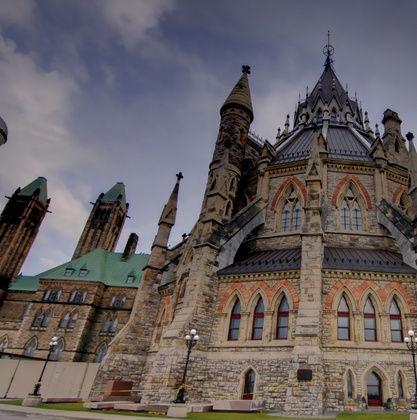
%> input picture codes/parliament/parliament-left.jpg, 417 x 420 px, shrunk from 2556 x 2575 before the run
$ octave a2.m   (GNU Octave 9; MATLAB toolbox functions it lacks are replaced by stand-ins)
%> lines starting %> are read from the running program, lines starting %| are printed output that depends on the picture
### codes/main_PartA.m
function mosaic_partA= main_PartA()

%% Part A
disp('Part A - Running Image Stitching Using Affine');
img1=imread('parliament/parliament-left.jpg');
%> img1 is the input picture: size 420x417x3 uint8; mean R, G, B 103.4, 96.5, 97.7
img2=imread('parliament/parliament-right.jpg');
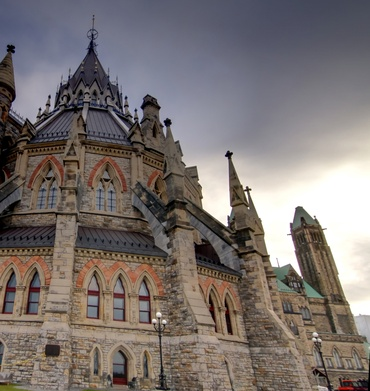
%> input picture codes/parliament/parliament-right.jpg, 370 x 391 px, shrunk from 2266 x 2400 before the run
%> img2 is the input picture: size 391x370x3 uint8; mean R, G, B 122.5, 114.5, 112.1

mosaic_partA = fun_stitching_affine(img1, img2);

end

### codes/fun_stitching_affine.m
function mosaic = fun_stitching_affine(img1, img2)
%% Step 1 : Preprocessing
% make single
addpath('ransac');
tic
figure,
subplot(121),image(img1),title('Left Image '), axis off ;
subplot(122),image(img2),title('Right Image '), axis off ;
img1 = im2single(img1) ;
%> img1: size 420x417x3 single
img2 = im2single(img2) ;
%> img2: size 391x370x3 single
% make grayscale
if size(img1,3) > 1, im1g = rgb2gray(img1) ; else im1g = img1 ; end
%> after `im1g = rgb2gray(img1)`:
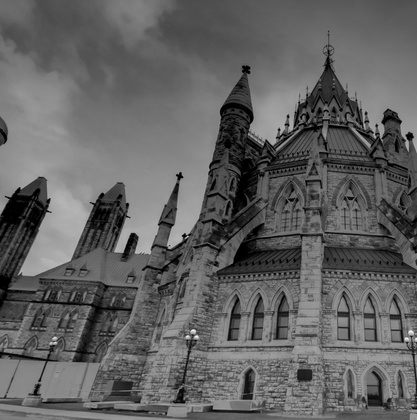
%> im1g: size 420x417 single; min 0, max 0.964, mean 0.387
if size(img2,3) > 1, im2g = rgb2gray(img2) ; else im2g = img2 ; end
%> after `im2g = rgb2gray(img2)`:
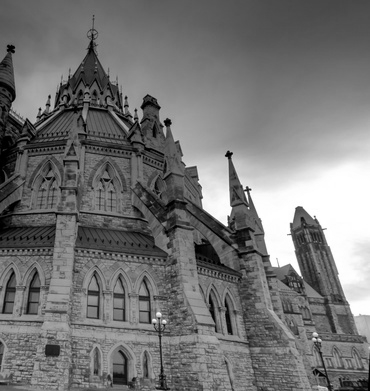
%> im2g: size 391x370 single; min 0, max 1, mean 0.457

input('Step 1 Completed, Press Enter to Go to Step 2 ');
%> the answer given: 1

%%  Step2: Detect keypoints and extract descriptors
%> the run ends on the next line
[frame1,desc1] = vl_sift(im1g) ;
[frame2,desc2] = vl_sift(im2g) ;
perm1 = randperm(size(frame1,2)) ;
perm2 = randperm(size(frame2,2)) ;
sel1 = perm1(1:100) ;
subplot(121),
h1 = vl_plotframe(frame1(:,sel1)) ;
h2 = vl_plotframe(frame1(:,sel1)) ;
set(h1,'color','k','linewidth',3) ;
set(h2,'color','y','linewidth',2) ;
h3 = vl_plotsiftdescriptor(desc1(:,sel1),frame1(:,sel1)) ;
set(h3,'color','g') ;

sel2 = perm2(1:100) ;
subplot(122),
vl_plotframe(frame2(:,sel2)) ;
vl_plotframe(frame2(:,sel2)) ;

vl_plotsiftdescriptor(desc2(:,sel2),frame2(:,sel2)) ;

input('Step 2 Completed, Press Enter to Go to Step 3 ');

%%  Step3: Match Features
[matches, scores] = vl_ubcmatch(desc1,desc2) ;
numMatches = size(matches,2) ;

input('Step 3 Completed, Press Enter to Go to Step 4 ');

%%  Step 4 : Prune features

X1 = frame1(1:2,matches(1,:)) ;
X1(3,:) = 1 ;

X2 = frame2(1:2,matches(2,:)) ;
X2(3,:) = 1 ;

input('Step 4 Completed, Press Enter to Go to Step 5 ');
%% Step 5: Robust Transformation Estimation
% %  Using Affine
% % % % % % % % % % % % % % % % % % % % % % % %
[H, inliers1] = ransacfitaffine(frame1, frame2, matches, 0.001);
fun_plotmatches(im1g, im2g, frame1, frame2, matches(:,inliers1));

outliers = setdiff(1:length(matches), inliers1);
outlier_matches = matches(:,outliers);
% fun_plotmatches(im1g, im2g, frame1, frame2, matches(:,outliers));

input('Step 5 Completed, Press Enter to Go to Step 6 ');
%% Step 6: Compute Optimal Transformation

dh1 = max(size(img2,1)-size(img1,1),0) ;
dh2 = max(size(img1,1)-size(img2,1),0) ;


input('Step 6 Completed, Press Enter to Go to Step 7 ');

%% Step 7 : Create panorama
box2 = [1  size(img2,2) size(img2,2)  1 ;
        1  1           size(img2,1)  size(img2,1) ;
        1  1           1            1 ] ;
box2_ = inv(H) * box2 ;
box2_(1,:) = box2_(1,:) ./ box2_(3,:) ;
box2_(2,:) = box2_(2,:) ./ box2_(3,:) ;
ur = min([1 box2_(1,:)]):max([size(img1,2) box2_(1,:)]) ;
vr = min([1 box2_(2,:)]):max([size(img1,1) box2_(2,:)]) ;

[u,v] = meshgrid(ur,vr) ;
im1_ = vl_imwbackward(im2double(img1),u,v) ;

z_ = H(3,1) * u + H(3,2) * v + H(3,3) ;
u_ = (H(1,1) * u + H(1,2) * v + H(1,3)) ./ z_ ;
v_ = (H(2,1) * u + H(2,2) * v + H(2,3)) ./ z_ ;
im2_ = vl_imwbackward(im2double(img2),u_,v_) ;

mass = ~isnan(im1_) + ~isnan(im2_) ;
im1_(isnan(im1_)) = 0 ;
im2_(isnan(im2_)) = 0 ;
mosaic = (im1_ + im2_) ./ mass ;

figure ; clf ;
imagesc(mosaic) ; axis image off ;
title('Mosaic') ;
input('Step 7 Completed, All steps completed, Press Enter to return to main Function ');

end

### codes/a2.m
% a2.m
% Main FIle to run the Image Stitching Based on Affine & Homography Based

clc; clear all; close all; workspace;
% Affine Based Image Stitching
output_partA=main_PartA();
